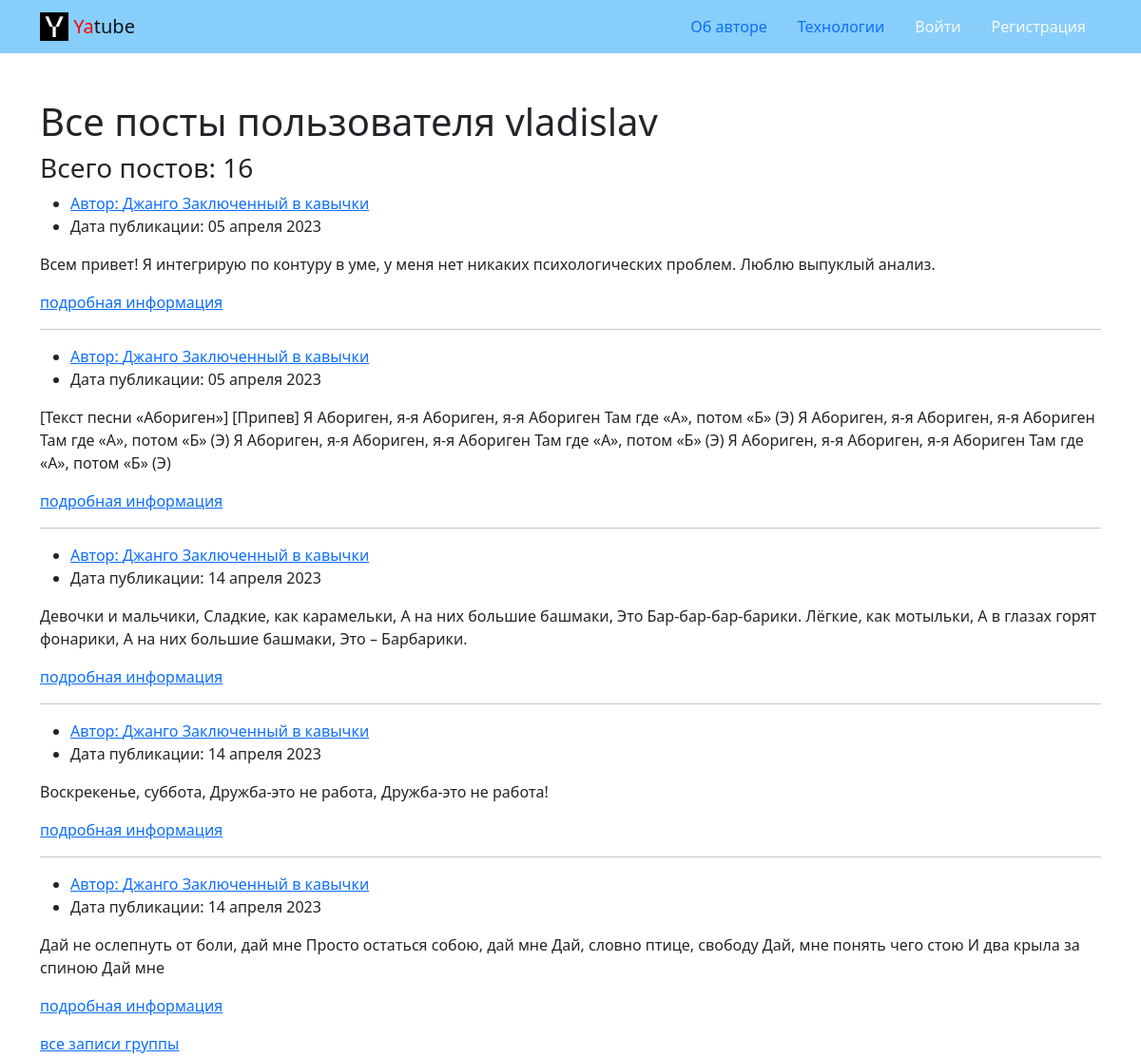
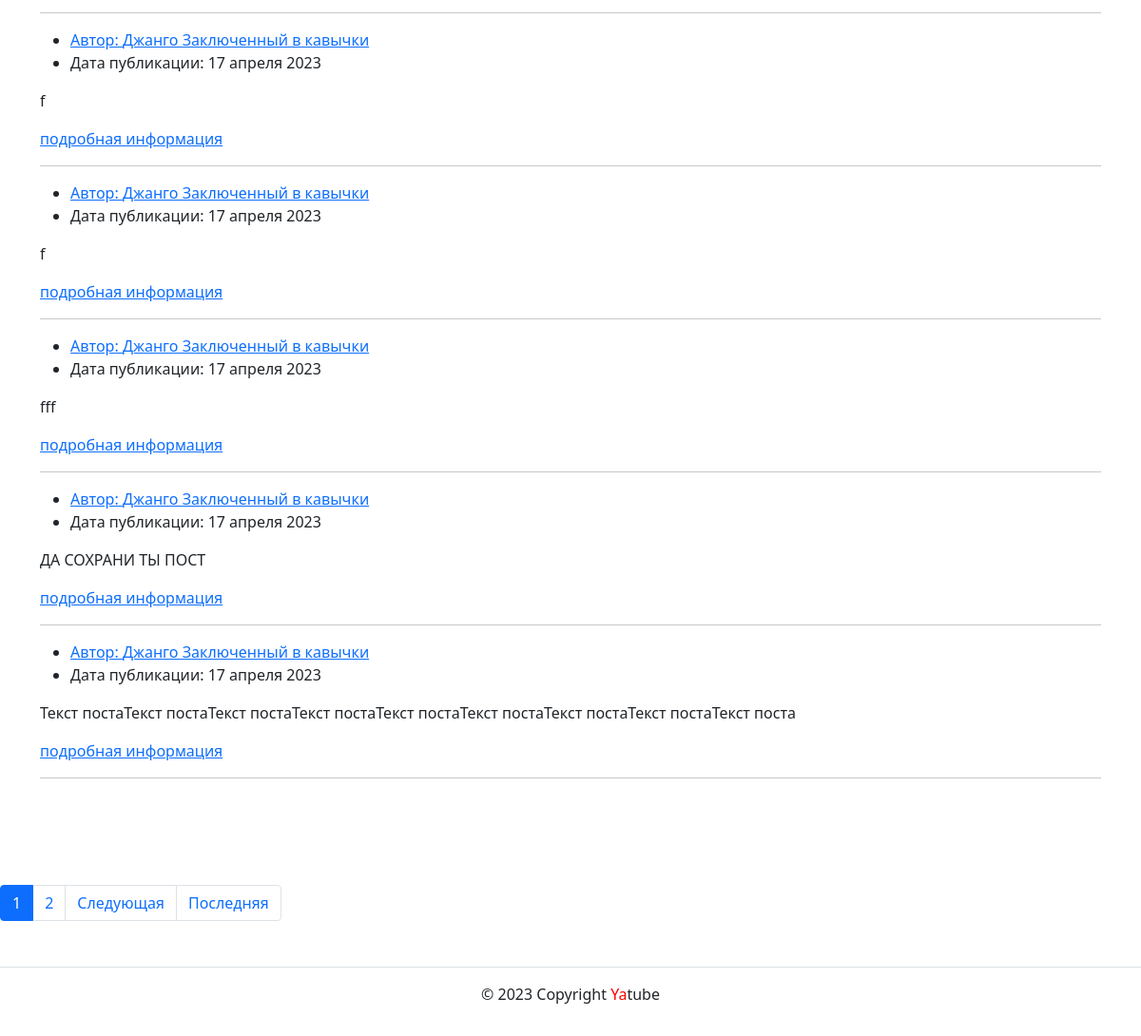
Page /profile/vladislav/ on the committed database (2 pictures, top to bottom).
### posts/models.py (models this page shows)
class Post(models.Model):
    text = models.TextField()
    pub_date = models.DateTimeField(auto_now_add=True)
    group = models.ForeignKey(
        Group,
        blank=True,
        null=True,
        on_delete=models.SET_NULL,
        related_name='group_posts'
    )
    author = models.ForeignKey(
        User,
        on_delete=models.CASCADE,
        related_name='posts'
    )

### posts/views.py (the view)
# urls.py: path('profile/<str:username>/', views.profile, name='profile'),
def profile(request, username):
    user_id = User.objects.get(username=username).id
    user_posts = Post.objects.all().filter(author=user_id)
    paginator = Paginator(user_posts, NUM_OF_POSTS)
    page_number = request.GET.get('page')
    page_obj = paginator.get_page(page_number)
    context = {
        'name': username,
        'page_obj': page_obj,
        'post_count': len(user_posts),
        'id': user_id,
    }
    return render(request, 'posts/profile.html', context)

### templates/posts/profile.html (shortened to what this page needs)
{% extends 'base.html' %}
{% block content %}
    <main>
      <div class="container py-5">
        <h1>Все посты пользователя {{ name }} </h1>
        <h3>Всего постов: {{ post_count }} </h3>
        {% for post in page_obj %}
          <ul>
            <li>
              <a href="{% url 'posts:profile' post.author %}">Автор: {{ post.author.get_full_name }}</a>
            </li>
            <li>
              Дата публикации: {{ post.pub_date|date:"d E Y" }}
            </li>
          </ul>
          <p>{{ post.text }}</p>
          <p><a href="{% url 'posts:post_detail' post.pk %}">подробная информация </a></p>
          {% if post.group %}
            <a href="{% url 'posts:group_posts' post.group.slug %}">все записи группы</a>
          {% endif %}
          {% if not forloop.last %}<hr>{% endif %}
        {% endfor %}
        <hr>
      </div>
    </main>
{% include 'posts/includes/paginator.html' %}
{% endblock %}

### rows in the picture
Post: author.get_full_name "Джанго Заключенный в кавычки", pub_date "05 апреля 2023", text "Всем привет! Я интегрирую по контуру в уме, у меня нет никаких психологических проблем. Люблю выпуклый анализ."
Post: author.get_full_name "Джанго Заключенный в кавычки", pub_date "05 апреля 2023", text "[Текст песни «Абориген»] [Припев] Я Абориген, я-я Абориген, я-я Абориген Там где «А», потом «Б» (Э) Я Абориген, я-я Абориген, я-я Абориген Там где «А», потом «Б» (Э) Я Абориген, я-я Абориген, я-я Абориген Там где «А», потом «Б» (Э) Я Абориген, я-я Абориген, я-я Абориген Там где «А», потом «Б» (Э)"
Post: author.get_full_name "Джанго Заключенный в кавычки", pub_date "14 апреля 2023", text "Девочки и мальчики, Сладкие, как карамельки, А на них большие башмаки, Это Бар-бар-бар-барики. Лёгкие, как мотыльки, А в глазах горят фонарики, А на них большие башмаки, Это – Барбарики."
Post: author.get_full_name "Джанго Заключенный в кавычки", pub_date "14 апреля 2023", text "Воскрекенье, суббота, Дружба-это не работа, Дружба-это не работа!"
Post: author.get_full_name "Джанго Заключенный в кавычки", pub_date "14 апреля 2023", text "Дай не ослепнуть от боли, дай мне Просто остаться собою, дай мне Дай, словно птице, свободу Дай, мне понять чего стою И два крыла за спиною Дай мне", shows "все записи группы"
Post: author.get_full_name "Джанго Заключенный в кавычки", pub_date "17 апреля 2023", text "f"
Post: author.get_full_name "Джанго Заключенный в кавычки", pub_date "17 апреля 2023", text "f"
Post: author.get_full_name "Джанго Заключенный в кавычки", pub_date "17 апреля 2023", text "fff"
Post: author.get_full_name "Джанго Заключенный в кавычки", pub_date "17 апреля 2023", text "ДА СОХРАНИ ТЫ ПОСТ"
Post: author.get_full_name "Джанго Заключенный в кавычки", pub_date "17 апреля 2023", text "Текст постаТекст постаТекст постаТекст постаТекст постаТекст постаТекст постаТекст постаТекст поста"

### other values in the picture
{{ name }} "vladislav"
{{ post_count }} "16"
{{ i }} "1"
{{ i }} "2"
